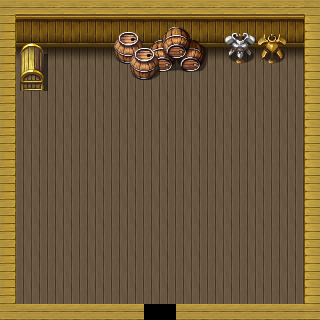

The image is a tile-based game level rendered from a .tmx file. Its description and complete source (layers, tilesets, objects, tile grids) follow:
An orthogonal 20x20 tile map with 16x16 px tiles, 3 tile layers (Tile Layer 1, Tile Layer 2, Tile Layer 3) and 14 objects (2x barrel_merek_interior, armour_stand_merek_iron, armour_stand_merek_gold, gold_chest_merek, exit_merek_home, ...).

<map version="1.0" orientation="orthogonal" width="20" height="20" tilewidth="16" tileheight="16">
 <tileset firstgid="1" name="Default" tilewidth="16" tileheight="16">
  <image source="default_tileset.png" width="1024" height="2528" />
 </tileset>
 <layer name="Tile Layer 1" width="20" height="20">
  <data encoding="csv">
740,994,994,995,994,995,994,995,994,995,994,995,994,995,994,995,994,995,995,739,
868,1059,1058,1059,1058,1059,1058,1059,1058,1059,1058,1059,1058,1059,1058,1059,1058,1059,1058,865,
932,1251,1250,1251,1250,1251,1250,1251,1250,1251,1250,1251,1250,1251,1250,1251,1250,1251,1250,929,
868,3389,3390,3391,3392,3389,3390,3391,3392,3389,3390,3391,3392,3389,3390,3391,3392,3391,3392,865,
932,3453,3454,3455,3456,3453,3454,3455,3456,3453,3454,3455,3456,3453,3454,3455,3456,3455,3456,929,
868,3517,3518,3519,3520,3517,3518,3519,3520,3517,3518,3519,3520,3517,3518,3519,3520,3519,3520,865,
932,3453,3454,3455,3456,3453,3454,3455,3456,3453,3454,3455,3456,3453,3454,3455,3456,3455,3456,929,
868,3517,3518,3519,3520,3517,3518,3519,3520,3517,3518,3519,3520,3517,3518,3519,3520,3519,3520,865,
932,3453,3454,3455,3456,3453,3454,3455,3456,3453,3454,3455,3456,3453,3454,3455,3456,3455,3456,929,
868,3517,3518,3519,3520,3517,3518,3519,3520,3517,3518,3519,3520,3517,3518,3519,3520,3519,3520,865,
932,3453,3454,3455,3456,3453,3454,3455,3456,3453,3454,3455,3456,3453,3454,3455,3456,3455,3456,929,
868,3517,3518,3519,3520,3517,3518,3519,3520,3517,3518,3519,3520,3517,3518,3519,3520,3519,3520,865,
932,3453,3454,3455,3456,3453,3454,3455,3456,3453,3454,3455,3456,3453,3454,3455,3456,3455,3456,929,
868,3517,3518,3519,3520,3517,3518,3519,3520,3517,3518,3519,3520,3517,3518,3519,3520,3519,3520,865,
932,3453,3454,3455,3456,3453,3454,3455,3456,3453,3454,3455,3456,3453,3454,3455,3456,3455,3456,929,
868,3517,3518,3519,3520,3517,3518,3519,3520,3517,3518,3519,3520,3517,3518,3519,3520,3519,3520,865,
932,3453,3454,3455,3456,3453,3454,3455,3456,3453,3454,3455,3456,3453,3454,3455,3456,3455,3456,929,
868,3517,3518,3519,3520,3517,3518,3519,3520,3517,3518,3519,3520,3517,3518,3519,3520,3519,3520,865,
932,3453,3454,3455,3456,3453,3454,3455,3456,3453,3454,3455,3456,3453,3454,3455,3456,3455,3456,929,
676,802,803,802,803,802,803,802,803,81,82,802,803,802,803,802,803,802,803,675
</data>
 </layer>
 <layer name="Tile Layer 2" width="20" height="20">
  <data encoding="csv">
0,0,0,0,0,0,0,0,0,0,0,0,0,0,0,0,0,0,0,0,
0,0,0,0,0,0,0,0,0,4913,4914,4915,4916,0,0,0,0,0,0,0,
0,5693,5694,0,0,0,0,4917,4918,4977,4978,4979,4980,0,5949,5950,5951,5952,0,0,
0,5757,5758,0,0,0,0,4981,4982,5041,5042,5043,5044,0,6013,6014,6015,6016,0,0,
0,5821,5822,0,0,0,0,0,1,5105,5106,5107,5108,0,0,0,0,0,0,0,
0,5885,5886,0,0,0,0,0,1,0,0,0,0,0,0,0,0,0,0,0,
0,0,0,0,0,0,0,0,0,0,0,0,0,0,0,0,0,0,0,0,
0,0,0,0,0,0,0,0,0,0,0,0,0,0,0,0,0,0,0,0,
0,0,0,0,0,0,0,0,0,0,0,0,0,0,0,0,0,0,0,0,
0,0,0,0,0,0,0,0,0,0,0,0,0,0,0,0,0,0,0,0,
0,0,0,0,0,0,0,0,0,0,0,0,0,0,0,0,0,0,0,0,
0,0,0,0,0,0,0,0,0,0,0,0,0,0,0,0,0,0,0,0,
0,0,0,0,0,0,0,0,0,0,0,0,0,0,0,0,0,0,0,0,
0,0,0,0,0,0,0,0,0,0,0,0,0,0,0,0,0,0,0,0,
0,0,0,0,0,0,0,0,0,0,0,0,0,0,0,0,0,0,0,0,
0,0,0,0,0,0,0,0,0,0,0,0,0,0,0,0,0,0,0,0,
0,0,0,0,0,0,0,0,0,0,0,0,0,0,0,0,0,0,0,0,
0,0,0,0,0,0,0,0,0,0,0,0,0,0,0,0,0,0,0,0,
0,0,0,0,0,0,0,0,0,0,0,0,0,0,0,0,0,0,0,0,
0,0,0,0,0,0,0,0,0,0,0,0,0,0,0,0,0,0,0,0
</data>
 </layer>
 <layer name="Tile Layer 3" width="20" height="20">
  <data encoding="csv">
0,0,0,0,0,0,0,0,0,0,0,0,0,0,0,0,0,0,0,0,
0,0,0,0,0,0,0,0,0,0,0,0,0,0,0,0,0,0,0,0,
0,0,0,0,0,0,0,0,0,0,0,0,0,0,0,0,0,0,0,0,
0,0,0,0,0,0,0,0,4917,4918,0,0,0,0,0,0,0,0,0,0,
0,0,0,0,0,0,0,0,4981,4982,0,0,0,0,0,0,0,0,0,0,
0,0,0,0,0,0,0,0,0,0,0,0,0,0,0,0,0,0,0,0,
0,0,0,0,0,0,0,0,0,0,0,0,0,0,0,0,0,0,0,0,
0,0,0,0,0,0,0,0,0,0,0,0,0,0,0,0,0,0,0,0,
0,0,0,0,0,0,0,0,0,0,0,0,0,0,0,0,0,0,0,0,
0,0,0,0,0,0,0,0,0,0,0,0,0,0,0,0,0,0,0,0,
0,0,0,0,0,0,0,0,0,0,0,0,0,0,0,0,0,0,0,0,
0,0,0,0,0,0,0,0,0,0,0,0,0,0,0,0,0,0,0,0,
0,0,0,0,0,0,0,0,0,0,0,0,0,0,0,0,0,0,0,0,
0,0,0,0,0,0,0,0,0,0,0,0,0,0,0,0,0,0,0,0,
0,0,0,0,0,0,0,0,0,0,0,0,0,0,0,0,0,0,0,0,
0,0,0,0,0,0,0,0,0,0,0,0,0,0,0,0,0,0,0,0,
0,0,0,0,0,0,0,0,0,0,0,0,0,0,0,0,0,0,0,0,
0,0,0,0,0,0,0,0,0,0,0,0,0,0,0,0,0,0,0,0,
0,0,0,0,0,0,0,0,0,0,0,0,0,0,0,0,0,0,0,0,
0,0,0,0,0,0,0,0,0,0,0,0,0,0,0,0,0,0,0,0
</data>
 </layer>
 <objectgroup name="entities" width="20" height="20">
  <object name="barrel_merek_interior" x="128" y="48" width="32" height="32">
   <properties>
    <property name="loot_id" value="barrel_merek_interior" />
    <property name="rarity" value="food" />
    <property name="script" value="script/entity/loot_barrel.js" />
    <property name="type" value="0" />
   </properties>
  </object>
  <object name="barrel_merek_interior" x="160" y="32" width="44" height="40">
   <properties>
    <property name="loot_id" value="barrel_merek_interior_stack" />
    <property name="rarity" value="potion" />
    <property name="script" value="script/entity/loot_barrel.js" />
    <property name="type" value="0" />
   </properties>
  </object>
  <object name="armour_stand_merek_iron" x="224" y="48" width="32" height="16">
   <properties>
    <property name="script" value="script/entity/armourstand.js" />
    <property name="type" value="0" />
   </properties>
  </object>
  <object name="armour_stand_merek_gold" x="256" y="48" width="32" height="16">
   <properties>
    <property name="script" value="script/entity/armourstand.js" />
    <property name="type" value="0" />
   </properties>
  </object>
  <object name="gold_chest_merek" x="19" y="50" width="26" height="42">
   <properties>
    <property name="loot_id" value="gold_chest_merek_lr" />
    <property name="loot_items" value="gold:100" />
    <property name="script" value="script/entity/generic_loot.js" />
    <property name="type" value="0" />
   </properties>
  </object>
  <object name="exit_merek_home" x="144" y="304" width="32" height="16">
   <properties>
    <property name="map" value="map/world.tmx" />
    <property name="script" value="script/entity/generic_door.js" />
    <property name="type" value="0" />
   </properties>
  </object>
  <object name="spawn_merek_home" x="152" y="280" width="16" height="16">
   <properties>
    <property name="condition" value="door_enter_merek_home" />
    <property name="noclip" value="true" />
    <property name="script" value="script/entity/spawn_conditional.js" />
    <property name="type" value="0" />
   </properties>
  </object>
  <object name="spawn_merek" x="224" y="96" width="16" height="16">
   <properties>
    <property name="config" value="config/entity/merek.xml" />
    <property name="script" value="script/entity/entity_spawn.js" />
    <property name="type" value="0" />
   </properties>
  </object>
 </objectgroup>
 <objectgroup name="collisions" width="20" height="20">
  <object x="0" y="0" width="320" height="48" />
  <object x="0" y="48" width="16" height="272" />
  <object x="304" y="48" width="16" height="272" />
  <object x="16" y="304" width="128" height="16" />
  <object x="176" y="304" width="128" height="16" />
  <object x="112" y="48" width="16" height="16" />
 </objectgroup>
</map>
